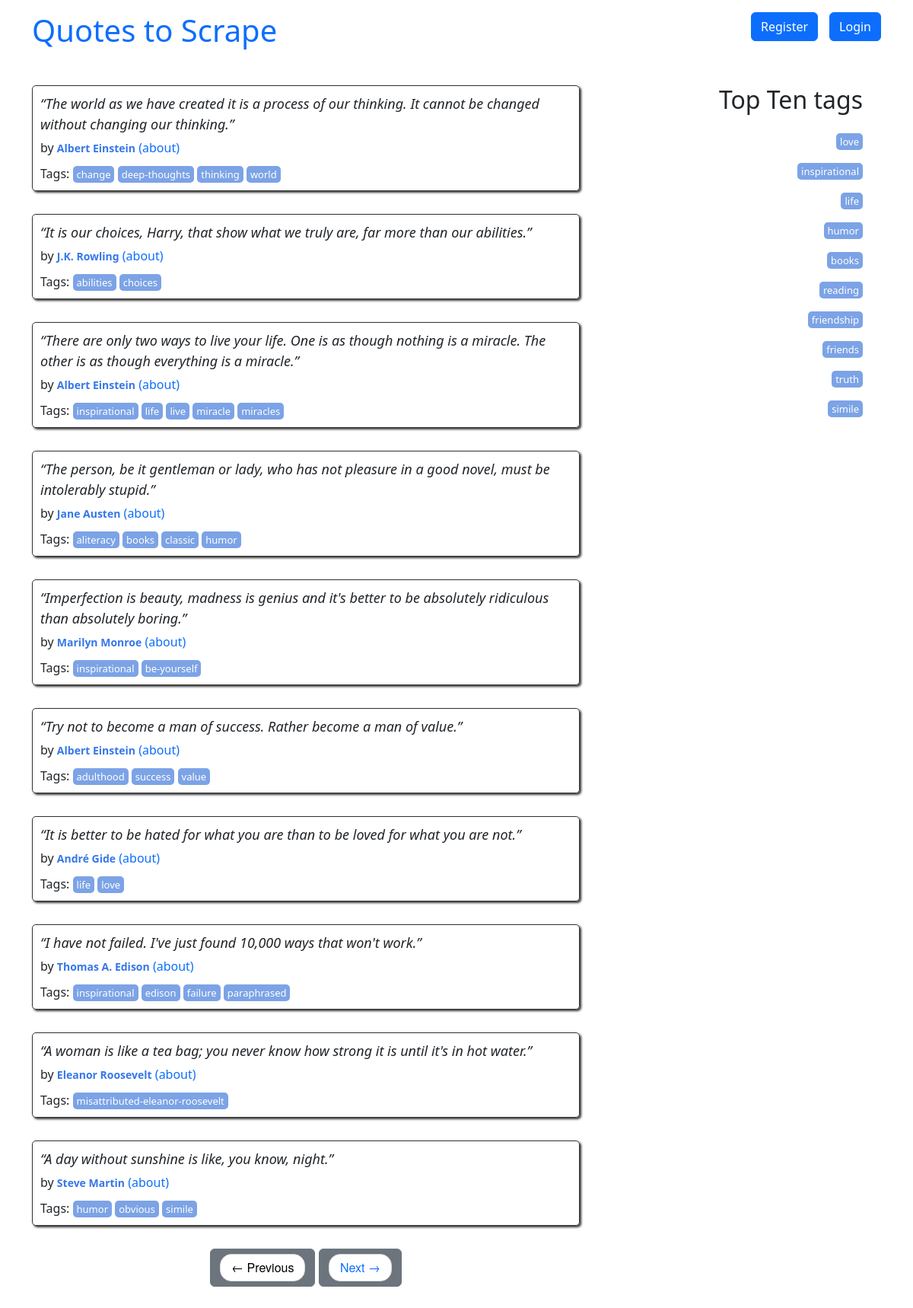
The page / on the database its author committed.
### quotes/models.py (models this page shows, shortened)
class Quote(models.Model):
    user = models.ForeignKey(User, on_delete=models.CASCADE, default=None, null=True)
    quote = models.TextField()
    tags = models.ManyToManyField(Tag)
    author = models.ForeignKey(Author, on_delete=models.CASCADE, default=None, null=True)
    created_at = models.DateTimeField(auto_now_add=True)

class Author(models.Model):
    fullname = models.CharField(max_length=50)
    born_date = models.CharField(max_length=50)
    born_location = models.CharField(max_length=150)
    description = models.TextField()
    user = models.ForeignKey(User, on_delete=models.CASCADE, default=None, null=True)
    created_at = models.DateTimeField(auto_now_add=True)

class Tag(models.Model):
    name = models.CharField(max_length=60, null=False, unique=True)
    class Meta:
        verbose_name_plural = "Tags"
        verbose_name = "Tag"
    def __str__(self):
        return self.name

### quotes/views.py (the view)
# urls.py: path('', views.main, name="root"),
def main(request, page=1):
    db = get_mongodb()
    quotes = Quote.objects.all()
    per_page = 10
    paginator = Paginator(list(quotes), per_page)
    quotes_on_page = paginator.page(page)
    top_tags = Tag.objects.annotate(tag_count=Count("quote")).order_by("-tag_count")[:10]
    return render(request, 'quotes/index.html', context={"top_tags": top_tags, "quotes": quotes_on_page})

### quotes/utils.py (called while the page is built)
def get_mongodb():
    client = MongoClient("mongodb+srv://PythonDB:cud4BUXMwUmTI9A9@cluster0.zv0mgxq.mongodb.net/")
    db = client.hm_10
    return db

### quotes/templates/quotes/index.html (shortened to what this page needs)
{% extends 'quotes/base.html' %}
{% load extract %}
{% block content %}
<div class="row">
    <div class="col-md-8">
        {% for quote in quotes %}
        <div class="quote" itemscope="" itemtype="http://schema.org/CreativeWork">
            <span class="text" itemprop="text">{{quote.quote}}
            </span>
            <span>by <small class="author" itemprop="author">{{ quote.author.fullname }}</small><a href="{% url 'quotes:author_detail' id=quote.author.id %}" target="_self"> (about)</a></span>
            <div class="tags">
                Tags:
                {% for tag in quote.tags.all %}
                <a class="tag" href="/tag/{{tag}}">{{tag}}</a>
                {% endfor %}
            </div>
        </div>
        {% endfor %}
        <nav>
            <ul class="pager">
                <li class="btn btn-secondary">
                    <a class="{% if not quotes.has_previous %} disabled {% endif %}" href="{% if quotes.has_previous %} {% url 'quotes:root_paginate' quotes.previous_page_number %} {% else %} # {% endif %}"><span aria-hidden="true">←</span> Previous</a>
                </li>
                <li class="btn btn-secondary">
                    <a class="{% if not quotes.has_next %} disabled {% endif %}" href="{% if quotes.has_next %} {% url 'quotes:root_paginate' quotes.next_page_number %} {% else %} # {% endif %}">Next <span aria-hidden="true">→</span></a>
                </li>
            </ul>
        </nav>
    </div>
    <div class="col-md-4 tags-box" style="display: flex; flex-direction: column;">
        {% load extract %}
        <h2>Top Ten tags</h2>
        {% for tag in top_tags %}
        <span class="tag-item"><a class="tag" href="/tag/{{ tag }}">{{ tag }}</a></span>
        {% endfor %}
    </div>
</div>
{% endblock %}

### quotes/static/quotes/styles.css (style rules this page uses)
a { text-decoration: none; }
.quote { padding: 10px; margin-bottom: 30px; border: 1px solid #333333; border-radius: 5px; box-shadow: 2px 2px 3px #333333; }
.quote span.text { display: block; margin-bottom: 5px; font-size: large; font-style: italic; }
.quote small.author { font-weight: bold; color: #3677E8; }
.quote .tags { margin-top: 10px; }
.tag { padding: 2px 5px; border-radius: 5px; color: white; font-size: small; background-color: #7CA3E6; }
.col-md-4 { display: flex; gap: 15px; }
.pager { font-family: "Raleway","Helvetica Neue",Helvetica,Arial,sans-serif; }
.pager { padding-left: 0; margin: 22px 0; list-style: none; text-align: center; }
.pager li>a, .pager li>span { display: inline-block; padding: 5px 14px; background-color: #ffffff; border: 1px solid #dddddd; border-radius: 15px; }
.disabled { color: #000; cursor: not-allowed; }
.tags-box { text-align: right; }
.col-md-4 { width: 33.33333333%; }

### rows shown on the page
Quote: quote "“The world as we have created it is a process of our thinking. It cannot be changed without changing our thinking.”", author.fullname "Albert Einstein"
Tag: name "change"
Tag: name "deep-thoughts"
Tag: name "thinking"
Tag: name "world"
Quote: quote "“It is our choices, Harry, that show what we truly are, far more than our abilities.”", author.fullname "J.K. Rowling"
Tag: name "abilities"
Tag: name "choices"
Quote: quote "“There are only two ways to live your life. One is as though nothing is a miracle. The other is as though everything is a miracle.”", author.fullname "Albert Einstein"
Tag: name "inspirational"
Tag: name "life"
Tag: name "live"
Tag: name "miracle"
Tag: name "miracles"
Quote: quote "“The person, be it gentleman or lady, who has not pleasure in a good novel, must be intolerably stupid.”", author.fullname "Jane Austen"
Tag: name "aliteracy"
Tag: name "books"
Tag: name "classic"
Tag: name "humor"
Quote: quote "“Imperfection is beauty, madness is genius and it's better to be absolutely ridiculous than absolutely boring.”", author.fullname "Marilyn Monroe"
Tag: name "be-yourself"
Quote: quote "“Try not to become a man of success. Rather become a man of value.”", author.fullname "Albert Einstein"
Tag: name "adulthood"
Tag: name "success"
Tag: name "value"
Quote: quote "“It is better to be hated for what you are than to be loved for what you are not.”", author.fullname "André Gide"
Tag: name "love"
Quote: quote "“I have not failed. I've just found 10,000 ways that won't work.”", author.fullname "Thomas A. Edison"
Tag: name "edison"
Tag: name "failure"
Tag: name "paraphrased"
Quote: quote "“A woman is like a tea bag; you never know how strong it is until it's in hot water.”", author.fullname "Eleanor Roosevelt"
Tag: name "misattributed-eleanor-roosevelt"
Quote: quote "“A day without sunshine is like, you know, night.”", author.fullname "Steve Martin"
Tag: name "obvious"
Tag: name "simile"
Tag: name "reading"
Tag: name "friendship"
Tag: name "friends"
Tag: name "truth"
